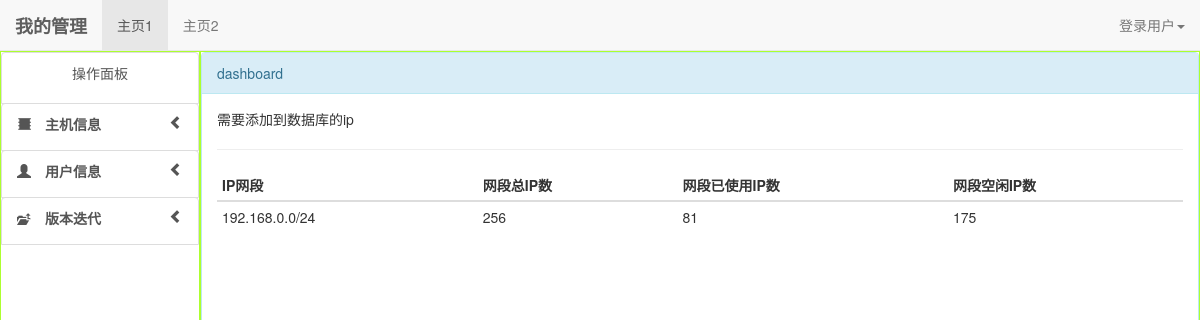
Screenshot of /hostinfo/ with the database file from the repository.
### hostinfo/models.py (models this page shows)
class Ipnet(models.Model):
    ipnet=models.CharField(max_length=48,primary_key=True,db_index=True,verbose_name="IP网段")
    ip_all_num=models.IntegerField(verbose_name="网段ip总数量")
    ip_used_num=models.IntegerField(verbose_name="网段已用ip数量")
    ip_free_num=models.IntegerField(verbose_name="网段可用ip数量")

### hostinfo/views.py (the view)
def Dasboard(req):
    from get_notin_database_ip import diff_ip
    res=diff_ip()
    try:
        obj=models.Ipnet.objects.all()
    except Exception as e:
        print(e)
    return render(req,'dashboard.html',{'pre_add_ip':res,'ipnet':obj})

### templates/dashboard.html (shortened to what this page needs)
{% extends 'dh.html' %}
{% block kuozhan %}
<div class="panel panel-info" style="height: 97%;">
    <div class="panel-heading">dashboard</div>
    <div class="panel-body">
        <p>需要添加到数据库的ip{{ pre_add_ip }}</p><hr>
        <table class="table table-hover table-responsive table-condensed">
            <thead class="text-center"><tr><th>IP网段</th><th>网段总IP数</th><th>网段已使用IP数</th><th>网段空闲IP数</th></tr></thead>
            <tbody>
                {% for obj in ipnet %}
                <tr>
                    <td>{{ obj.ipnet }}</td>
                    <td>{{ obj.ip_all_num }}</td>
                    <td>{{ obj.ip_used_num }}</td>
                    <td>{{ obj.ip_free_num }}</td>
                </tr>
                {% endfor %}
            </tbody>
        </table>
    </div>
</div>
{% endblock %}

### templates/dh.html (style rules this page uses)
html,body { height:100%;overflow: hidden; }

### rows the page displays
Ipnet: ipnet "192.168.0.0/24", ip_all_num "256", ip_used_num "81", ip_free_num "175"
